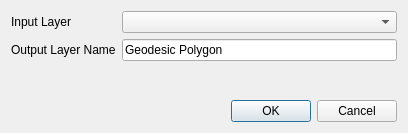
<?xml version="1.0" encoding="UTF-8"?>
<ui version="4.0">
 <class>Dialog</class>
 <widget class="QDialog" name="Dialog">
  <property name="geometry">
   <rect>
    <x>0</x>
    <y>0</y>
    <width>408</width>
    <height>133</height>
   </rect>
  </property>
  <property name="windowTitle">
   <string>Geodesic Polygon Densifier</string>
  </property>
  <property name="modal">
   <bool>true</bool>
  </property>
  <layout class="QVBoxLayout" name="verticalLayout">
   <item>
    <layout class="QFormLayout" name="formLayout_2">
     <property name="fieldGrowthPolicy">
      <enum>QFormLayout::AllNonFixedFieldsGrow</enum>
     </property>
     <item row="0" column="0">
      <widget class="QLabel" name="label">
       <property name="text">
        <string>Input Layer</string>
       </property>
      </widget>
     </item>
     <item row="0" column="1">
      <widget class="QgsMapLayerComboBox" name="inputPolyComboBox">
       <property name="sizePolicy">
        <sizepolicy hsizetype="Expanding" vsizetype="Fixed">
         <horstretch>0</horstretch>
         <verstretch>0</verstretch>
        </sizepolicy>
       </property>
      </widget>
     </item>
     <item row="1" column="0">
      <widget class="QLabel" name="label_3">
       <property name="text">
        <string>Output Layer Name</string>
       </property>
      </widget>
     </item>
     <item row="1" column="1">
      <widget class="QLineEdit" name="geodesicPolyNameLineEdit">
       <property name="text">
        <string>Geodesic Polygon</string>
       </property>
      </widget>
     </item>
    </layout>
   </item>
   <item>
    <spacer name="verticalSpacer">
     <property name="orientation">
      <enum>Qt::Vertical</enum>
     </property>
     <property name="sizeHint" stdset="0">
      <size>
       <width>20</width>
       <height>40</height>
      </size>
     </property>
    </spacer>
   </item>
   <item>
    <widget class="QDialogButtonBox" name="buttonBox">
     <property name="orientation">
      <enum>Qt::Horizontal</enum>
     </property>
     <property name="standardButtons">
      <set>QDialogButtonBox::Cancel|QDialogButtonBox::Ok</set>
     </property>
    </widget>
   </item>
  </layout>
 </widget>
 <customwidgets>
  <customwidget>
   <class>QgsMapLayerComboBox</class>
   <extends>QComboBox</extends>
   <header>qgis.gui</header>
  </customwidget>
 </customwidgets>
 <resources/>
 <connections>
  <connection>
   <sender>buttonBox</sender>
   <signal>accepted()</signal>
   <receiver>Dialog</receiver>
   <slot>accept()</slot>
   <hints>
    <hint type="sourcelabel">
     <x>248</x>
     <y>254</y>
    </hint>
    <hint type="destinationlabel">
     <x>157</x>
     <y>274</y>
    </hint>
   </hints>
  </connection>
  <connection>
   <sender>buttonBox</sender>
   <signal>rejected()</signal>
   <receiver>Dialog</receiver>
   <slot>reject()</slot>
   <hints>
    <hint type="sourcelabel">
     <x>316</x>
     <y>260</y>
    </hint>
    <hint type="destinationlabel">
     <x>286</x>
     <y>274</y>
    </hint>
   </hints>
  </connection>
 </connections>
</ui>
